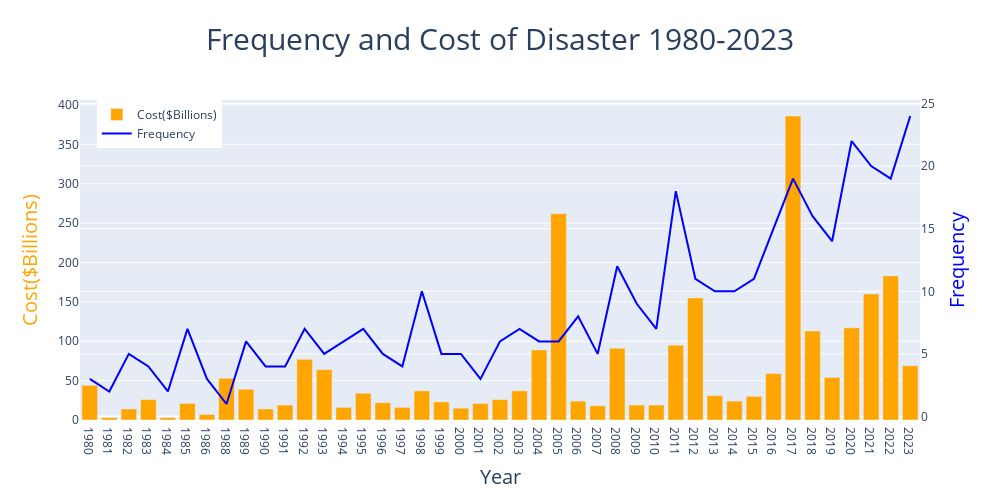

This figure's notebook cell:
### Code cell
import plotly.graph_objects as go

fig = go.Figure()

# add bar chart 
fig.add_trace(go.Bar(x=year_list, y=year_cost, name='Cost($Billions)', marker_color='orange'))

# add scatter chart
fig.add_trace(go.Scatter(x=year_list,y=year_freq, mode='lines', name='Frequency', yaxis='y2',marker_color='blue'))

# update layout
fig.update_layout(
    title='Frequency and Cost of Disaster 1980-2023',
    title_font_size =30,
    title_x=0.5,
    xaxis=dict(title='Year',titlefont_size=20),
    yaxis=dict(title='Cost($Billions)', titlefont=dict(color='orange'),titlefont_size=20),
    yaxis2=dict(title='Frequency', titlefont=dict(color='blue'), overlaying='y', side='right',titlefont_size=20),
    height=500,
    width=1000,
    legend=dict(x=0.02, y=1.0)
)

fig.show()

### Figure 1 — Plotly figure (JSON) as saved in the notebook; plotly's stock layout.template omitted (floating-point values rounded to 4 significant figures)
{"data": [{"marker": {"color": "orange"}, "name": "Cost($Billions)", "type": "bar", "x": ["1980", "1981", "1982", "1983", "1984", "1985", "1986", "1988", "1989", "1990", "1991", "1992", "1993", "1994", "1995", "1996", "1997", "1998", "1999", "2000", "2001", "2002", "2003", "2004", "2005", "2006", "2007", "2008", "2009", "2010", "2011", "2012", "2013", "2014", "2015", "2016", "2017", "2018", "2019", "2020", "2021", "2022", "2023"], "y": [44, 3, 14, 26, 3, 21, 7, 53, 39, 14, 19, 77, 64, 16, 34, 22, 16, 37, 23, 15, 21, 26, 37, 89, 262, 24, 18, 91, 19, 19, 95, 155, 31, 24, 30, 59, 386, 113, 54, 117, 160, 183, 69]}, {"marker": {"color": "blue"}, "mode": "lines", "name": "Frequency", "type": "scatter", "x": ["1980", "1981", "1982", "1983", "1984", "1985", "1986", "1988", "1989", "1990", "1991", "1992", "1993", "1994", "1995", "1996", "1997", "1998", "1999", "2000", "2001", "2002", "2003", "2004", "2005", "2006", "2007", "2008", "2009", "2010", "2011", "2012", "2013", "2014", "2015", "2016", "2017", "2018", "2019", "2020", "2021", "2022", "2023"], "y": [3, 2, 5, 4, 2, 7, 3, 1, 6, 4, 4, 7, 5, 6, 7, 5, 4, 10, 5, 5, 3, 6, 7, 6, 6, 8, 5, 12, 9, 7, 18, 11, 10, 10, 11, 15, 19, 16, 14, 22, 20, 19, 24], "yaxis": "y2"}], "layout": {"height": 500, "legend": {"x": 0.02, "y": 1}, "title": {"font": {"size": 30}, "text": "Frequency and Cost of Disaster 1980-2023", "x": 0.5}, "width": 1000, "xaxis": {"title": {"font": {"size": 20}, "text": "Year"}}, "yaxis": {"title": {"font": {"color": "orange", "size": 20}, "text": "Cost($Billions)"}}, "yaxis2": {"overlaying": "y", "side": "right", "title": {"font": {"color": "blue", "size": 20}, "text": "Frequency"}}}}
